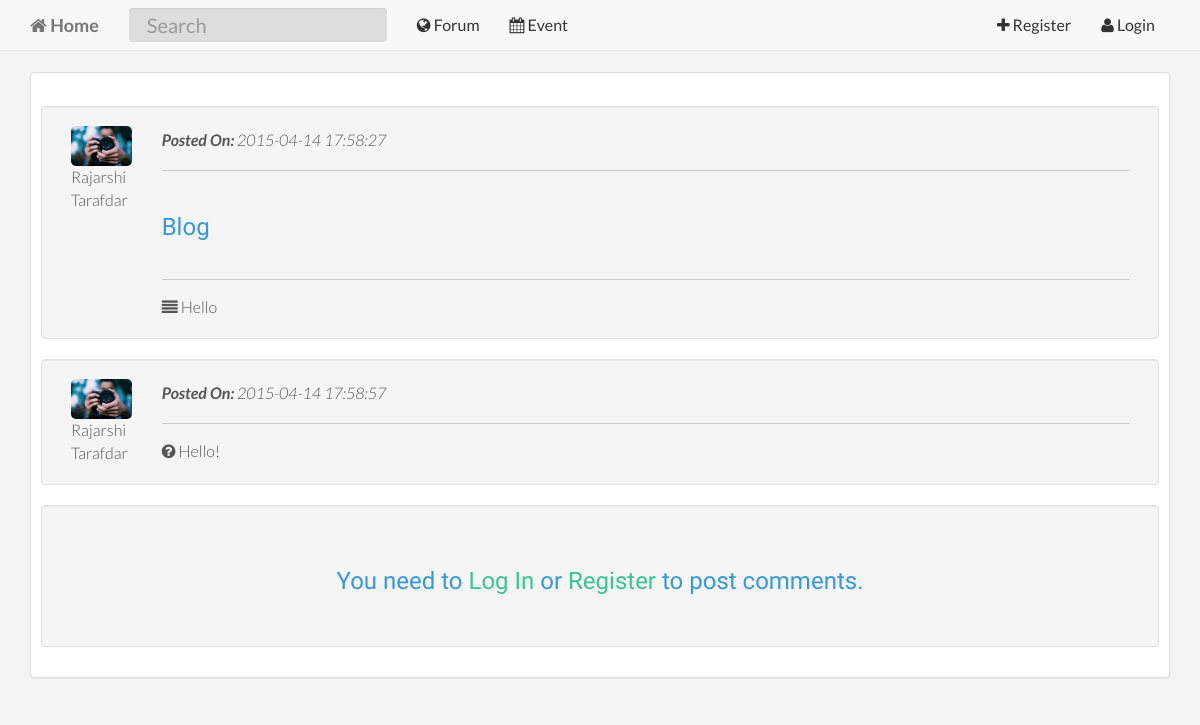
Screenshot of /forum-topic.php?forum_topic_id=2 with the database file from the repository.
### tables this page shows
CREATE TABLE `user` (
  `user_id` int(11) NOT NULL,
  `user_email` varchar(255) NOT NULL,
  `user_password` varchar(255) NOT NULL,
  `user_firstname` text NOT NULL,
  `user_lastname` text NOT NULL,
  `user_avatar` varchar(255) NOT NULL,
  `user_shortbio` text,
  `user_username` varchar(255) NOT NULL,
  `user_longbio` text,
  `user_website` varchar(255) DEFAULT NULL,
  `user_dob` date DEFAULT NULL,
  `user_profession` text,
  `user_gender` varchar(255) DEFAULT NULL,
  `user_address` text,
  `user_backgroundpicture` varchar(255) NOT NULL,
  `user_joindate` date NOT NULL,
  `user_country` varchar(255) DEFAULT NULL
);

CREATE TABLE `forum_topic` (
  `forum_topic_id` int(11) NOT NULL,
  `forum_topic_name` text NOT NULL,
  `forum_topic_created_by` varchar(255) NOT NULL,
  `forum_topic_time` timestamp NOT NULL DEFAULT CURRENT_TIMESTAMP,
  `forum_topic_body` text NOT NULL,
  `forum_topic_views` int(11) NOT NULL,
  `forum_topic_replies` int(11) NOT NULL,
  `forum_topic_kategori` varchar(255) NOT NULL,
  `forum_topic_image` varchar(255) NOT NULL
);

CREATE TABLE `forum_topic_reply` (
  `forum_topic_reply_id` int(11) NOT NULL,
  `forum_topic_reply_topic_id` int(11) NOT NULL,
  `forum_topic_reply_created_by` varchar(255) NOT NULL,
  `forum_topic_reply_time` timestamp NOT NULL DEFAULT CURRENT_TIMESTAMP,
  `forum_topic_reply_body` text NOT NULL,
  `forum_topic_reply_image` varchar(255) NOT NULL
);

### forum-topic.php (the view, shortened to what this page needs)
<?php include 'components/authentication.php';
    require '_database/database.php';
    if(isset($_SESSION['user_username'])){
 include 'controllers/navigation/first-navigation.php' ?>
<?php
    }
    else{
?>
<?php include 'controllers/navigation/index-before-login-navigation.php' ?>
<?php
    }
?>
<?php
    $forum_topic_id = mysqli_real_escape_string($database,$_REQUEST['forum_topic_id']);
    $sql = "SELECT * FROM forum_topic where forum_topic_id = '$forum_topic_id'";
    $result = mysqli_query($database,$sql);
    $rws = mysqli_fetch_array($result);
    $temp_user_username = $rws['forum_topic_created_by'];
    $sql_search_username = "SELECT * FROM user WHERE user_username = '$temp_user_username'";
    $result_search_username = mysqli_query($database,$sql_search_username) or die(mysqli_error($database));
    $rws_search_username = mysqli_fetch_array($result_search_username);
?>
        <div class="container">
            <div class="panel panel-default">
                <div class="panel-body">
                    <br>
                    <div class="well">
                        <div class="row clearfix">
                            <div class="col-md-1 column">
                                <img src="userfiles/avatars/<?php echo $rws_search_username['user_avatar'];?>" class="img-responsive forum-topic-avatar" alt="<?php echo $rws_search_username['user_firstname'];?> <?php echo $rws_search_username['user_lastname'];?>">
                                <?php echo $rws_search_username['user_firstname'];?> <?php echo $rws_search_username['user_lastname'];?>
                            </div>
                            <div class="col-md-11 column">
                                <p class="margin-top50"><i><strong>Posted On:</strong> <?php echo $rws['forum_topic_time']; ?></i></p>
                                <hr>
                                <div class="topic-user-name">
                                    <h3><?php echo $rws['forum_topic_name'];?></h3>
                                </div>
                                <hr>
                                <div class="topic-body">
                                    <i class="fa fa-align-justify"></i> <?php echo $rws['forum_topic_body'];?>
                                </div>
                            </div>
                        </div>
                    </div>
<?php
    $sql_reply = "SELECT * FROM forum_topic_reply where forum_topic_reply_topic_id = '$forum_topic_id'";
    $result_reply = mysqli_query($database,$sql_reply);
    $rws_reply_count = mysqli_num_rows($result_reply);
    while($rws_reply = mysqli_fetch_array($result_reply)){
        $temp_user_username_reply = $rws_reply['forum_topic_reply_created_by'];
        $sql_search_username_reply = "SELECT * FROM user WHERE user_username = '$temp_user_username_reply'";
        $result_search_username_reply = mysqli_query($database,$sql_search_username_reply);
        $rws_search_username_reply = mysqli_fetch_array($result_search_username_reply);
?>
<?php
        if($rws_reply_count > 0){
?>
                    <div class="well">
                        <div class="row clearfix">
                            <div class="col-md-1 column">
                                <img src="userfiles/avatars/<?php echo $rws_search_username_reply['user_avatar'];?>" class="img-responsive forum-topic-avatar" alt="<?php echo $rws_search_username_reply_reply['user_firstname'];?> <?php echo $rws_search_username_reply['user_lastname'];?>">
                                <?php echo $rws_search_username_reply['user_firstname'];?> <?php echo $rws_search_username_reply['user_lastname'];?>
                            </div>
                            <div class="col-md-11 column">
                                <p class="margin-top50"><i><strong>Posted On:</strong> <?php echo $rws_reply['forum_topic_reply_time']; ?></i></p>
                                <hr>
                                <div class="topic-body">
                                    <i class="fa fa-question-circle"></i> <?php echo $rws_reply['forum_topic_reply_body'];?>
                                </div>
                            </div>
                        </div>
                    </div>
<?php
        }
    }
?>
<?php
    if(isset($_SESSION['user_username'])){
?>
                    <br>
                    <div class="container">
                        <div class="row clearfix">
<?php include 'controllers/form/forum-topic-reply-form.php' ?>
                        </div>
                    </div>
                </div>
            </div>
        </div>
<?php
    }
    else{
?>
                    <div class="well">
                        <div class="row clearfix">
                            <div class="col-md-12 column">
                                <h3 class="text-center">You need to <a href="login.php">Log In</a> or <a href="register.php">Register</a> to post comments.</h3>
                            </div>
                        </div>
                    </div>
<?php
    }
?>

### assets/css/base/main.css (style rules this page uses)
h1, h2, h3, h4, h5, h6 { font-family: "Raleway"; font-weight: 300; color: #3498db; }
h3 { font-weight: 400; }
p { line-height: 28px; margin-bottom: 0px; }
a { color: #3bc492; -webkit-transition: color 0.1s ease-in, background 0.1s ease-in; -moz-transition: color 0.1s ease-in, background 0.1s ease-in; -ms-transition: color 0.1s ease-in, background 0.1s ease-in; -o-transition: color 0.1s ease-in, background 0.1s ease-in; transition: color 0.1s ease-in, background 0.1s ease-in; }
a:before, a:after { -webkit-transition: color 0.1s ease-in, background 0.1s ease-in; -moz-transition: color 0.1s ease-in, background 0.1s ease-in; -ms-transition: color 0.1s ease-in, background 0.1s ease-in; -o-transition: color 0.1s ease-in, background 0.1s ease-in; transition: color 0.1s ease-in, background 0.1s ease-in; }
hr { display: block; height: 1px; border: 0; border-top: 1px solid #ccc; margin: 1em 0; padding: 0; }
h3 { text-align: left; line-height: 300%; }
.panel-body { padding-top: 0px; }
.row { padding-left: 10px; padding-right: 10px; }
.panel-default { margin-top: 22px; }
.panel-body { padding: 10px; }
.forum-topic-avatar { max-height: 65px; width: auto; border-radius: 5px; }

### rows the page displays
user: user_avatar (picture), user_firstname "Rajarshi", user_lastname "Tarafdar"
forum_topic: forum_topic_time "2015-04-14 17:58:27", forum_topic_name "Blog", forum_topic_body "Hello"
forum_topic_reply: user.user_avatar (picture), user.user_firstname "Rajarshi", user.user_lastname "Tarafdar", forum_topic_reply_time "2015-04-14 17:58:57", forum_topic_reply_body "Hello!"
